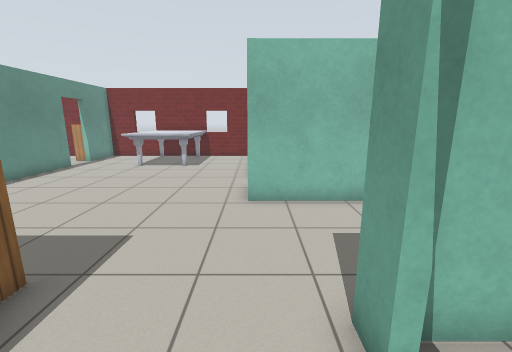
View 1 (above)

18 first-person views from a walk through a robot-simulator world made for Gazebo. The camera is 1.3 m above the floor, tilts 12° down and sees 90° across. Floor lines are 1 m apart. The floor is counted in squares, 0.5 m on a side. Each view is taken from the middle of a square. On the plan, view 1 faces up. The plan holds only what a view shows up to about 18 squares ahead; the rest is blank. Robots are left out. Simple patterns stand in for the simulator's built-in surfaces.

View 2
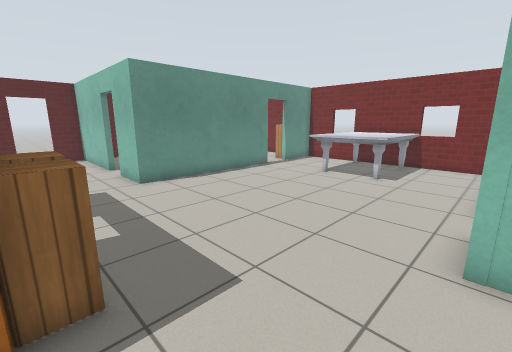

View 3
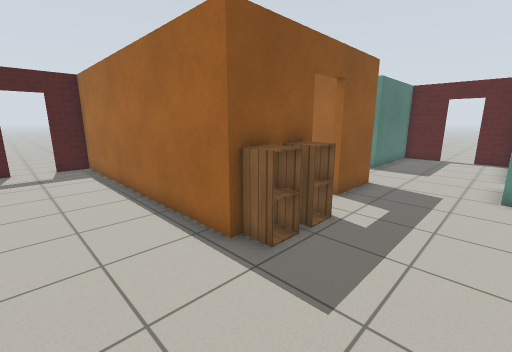

View 4
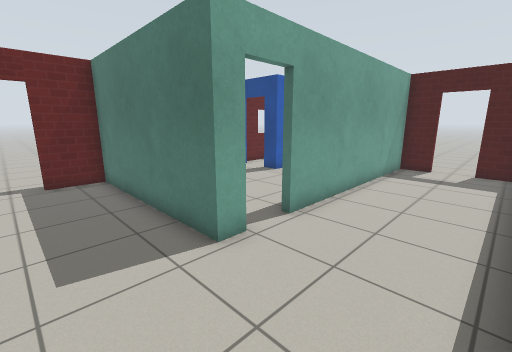

View 5
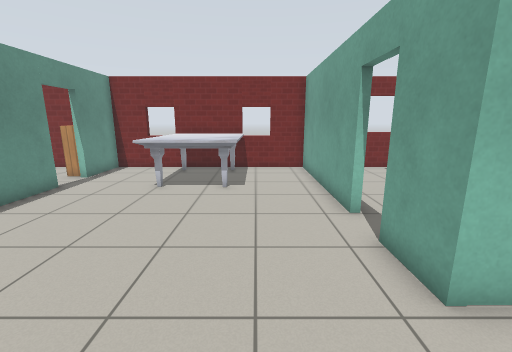

View 6
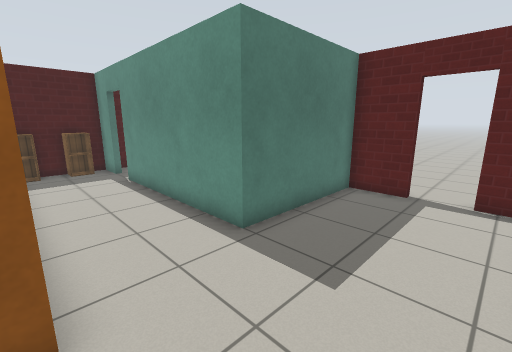

View 7
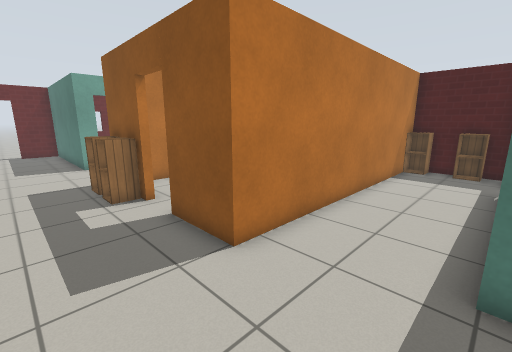

View 8
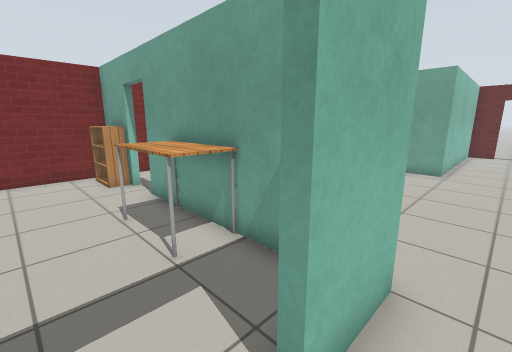

View 9
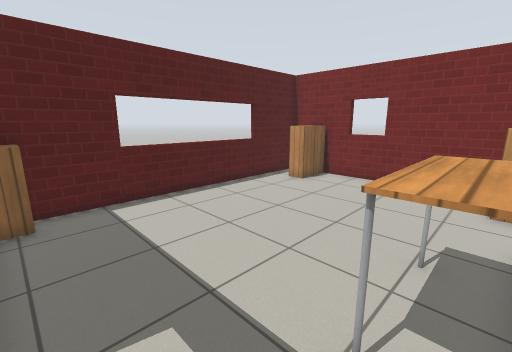

View 10
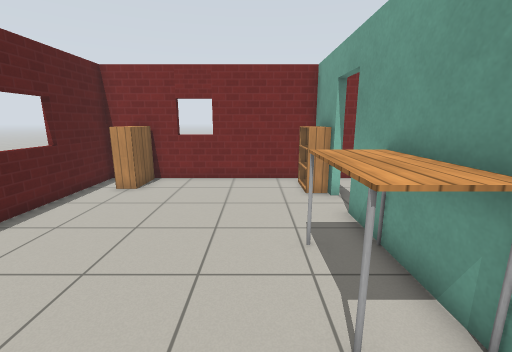

View 11
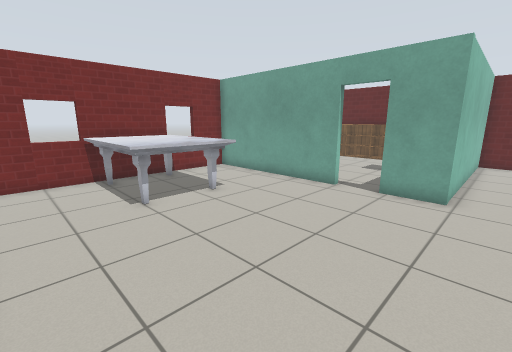

View 12
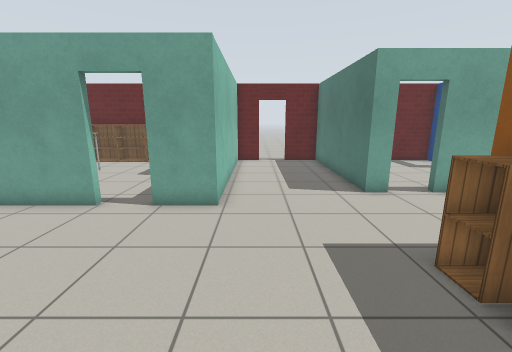

View 13
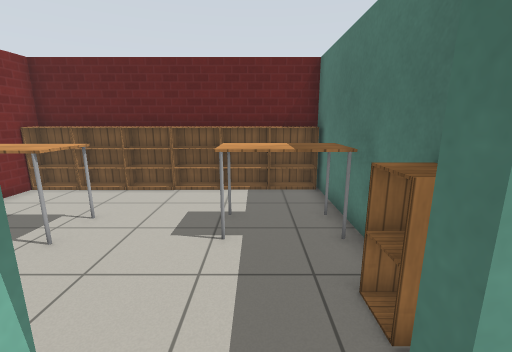

View 14
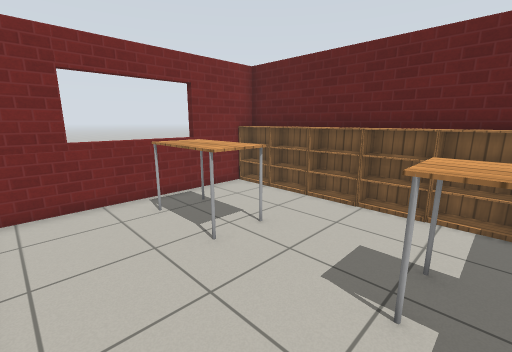

View 15
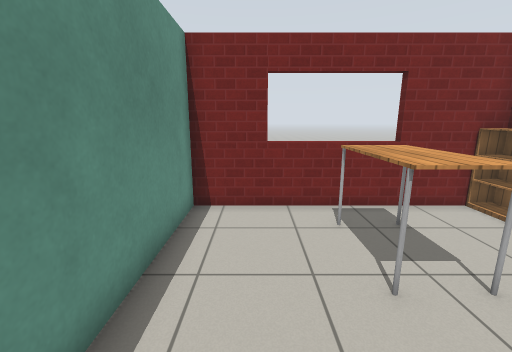

View 16
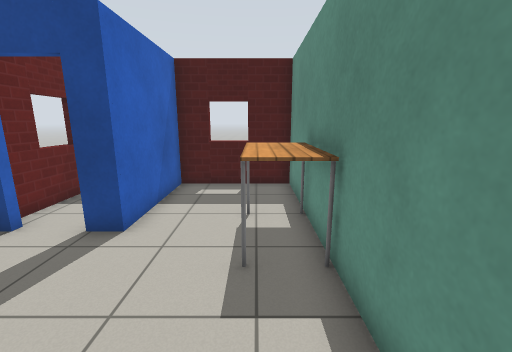

View 17
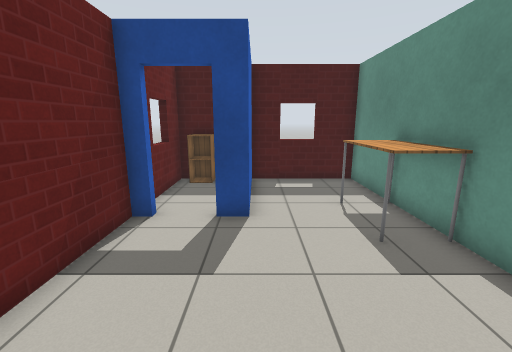

View 18
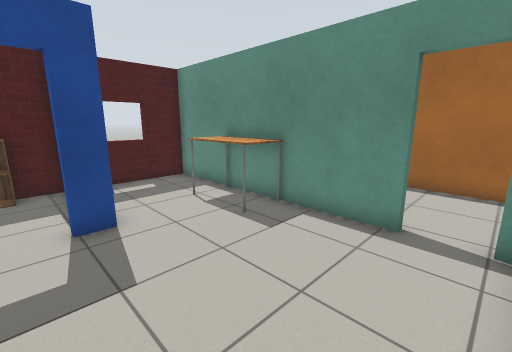

### Floor plan
Ten units are one square. View 1 is at (0, 0); x grows to the right and y downward. Boxes are objects, and circles mark ways between rooms. Rooms are numbered by the first view taken in them; rooms with no view inside come last. Other rooms are left out.
<svg viewBox="-215 -202 320 307">
<path fill="none" stroke="#000" d="M-3 -121 -3 -197 -110 -197 -110 -169M-67 -28 -34 -28 -34 97 -19 97M13 -20 13 -28 95 -27 95 -50M-111 -28 -83 -28M-110 -151 -110 -70M95 -68 95 -82 -3 -82 -3 -103M-3 97 13 97 13 -4M-151 -70 -207 -70 -207 -54M-110 -70 -135 -70M-207 -37 -207 -16 -150 -16 -150 62M-150 80 -150 97 -111 97 -111 -28M-113 -169 -113 -197 -207 -197 -207 -80M-113 -90 -113 -151M24 -85 95 -85 95 -197 0 -197 0 -136M16 -4 16 97 62 97 62 48 71 48M95 48 95 10M31 -26 19 -26M65 97 95 97 95 56"/>
<rect x="-75" y="-195" width="40" height="60" fill="#bbb"><title>marble table</title></rect>
<rect x="-65" y="-45" width="10" height="20" fill="#bbb"><title>cabinet</title></rect>
<rect x="-45" y="-45" width="10" height="20" fill="#bbb"><title>cabinet</title></rect>
<rect x="-145" y="85" width="20" height="10" fill="#bbb"><title>cabinet</title></rect>
<rect x="-125" y="85" width="10" height="10" fill="#bbb"><title>cabinet</title></rect>
<rect x="-205" y="-85" width="10" height="10" fill="#bbb"><title>cabinet</title></rect>
<rect x="-205" y="-195" width="20" height="20" fill="#bbb"><title>bookshelf</title></rect>
<rect x="-135" y="-135" width="20" height="40" fill="#bbb"><title>table</title></rect>
<rect x="-125" y="-195" width="10" height="30" fill="#bbb"><title>bookshelf</title></rect>
<rect x="15" y="-95" width="20" height="10" fill="#bbb"><title>cabinet</title></rect>
<rect x="35" y="-125" width="30" height="40" fill="#bbb"><title>table</title></rect>
<rect x="35" y="-185" width="30" height="40" fill="#bbb"><title>table</title></rect>
<rect x="85" y="-105" width="10" height="20" fill="#bbb"><title>bookshelf</title></rect>
<rect x="85" y="-125" width="10" height="20" fill="#bbb"><title>bookshelf</title></rect>
<rect x="85" y="-145" width="10" height="20" fill="#bbb"><title>bookshelf</title></rect>
<rect x="85" y="-165" width="10" height="20" fill="#bbb"><title>bookshelf</title></rect>
<rect x="85" y="-175" width="10" height="10" fill="#bbb"><title>bookshelf</title></rect>
<rect x="85" y="-195" width="10" height="20" fill="#bbb"><title>bookshelf</title></rect>
<rect x="15" y="25" width="20" height="40" fill="#bbb"><title>table</title></rect>
<rect x="75" y="85" width="20" height="10" fill="#bbb"><title>cabinet</title></rect>
<circle cx="-110" cy="-50" r="3" fill="#2a7"/>
<circle cx="-110" cy="-155" r="3" fill="#2a7"/>
<circle cx="0" cy="-115" r="3" fill="#2a7"/>
<circle cx="13" cy="-13" r="3" fill="#2a7"/>
<circle cx="-145" cy="-70" r="3" fill="#2a7"/>
<circle cx="80" cy="50" r="3" fill="#2a7"/>
<text x="-30" y="-80">1</text>
<text x="-140" y="-10">2</text>
<text x="-160" y="-140">3</text>
<text x="50" y="-140">4</text>
<text x="50" y="30">5</text>
<text x="80" y="80">6</text>
</svg>
Room 1 opens to room 2. Room 1 opens to room 3. Room 1 opens to room 4. Room 1 opens to room 5. Room 2 opens to room 3. Room 5 opens to room 6.

Where each view was taken, in squares from view 1:
view 1: 0 up, 0 right, facing up
view 2: 3 up, 0 right, facing up-left
view 3: 7 up, 0 right, facing down-left
view 4: 6 up, 3 left, facing down-right
view 5: 5 up, 3 left, facing up
view 6: 6 up, 11 left, facing down-left
view 7: 6 up, 15 left, facing down-right
view 8: 6 up, 15 left, facing up-right
view 9: 8 up, 12 left, facing up-left
view 10: 8 up, 14 left, facing up
view 11: 7 up, 10 left, facing up-right
view 12: 7 up, 8 left, facing right
view 13: 11 up, 1 left, facing right
view 14: 11 up, 1 right, facing up-right
view 15: 12 up, 2 right, facing up
view 16: 1 up, 3 right, facing down
view 17: 2 up, 6 right, facing down
view 18: 2 up, 8 right, facing down-left
